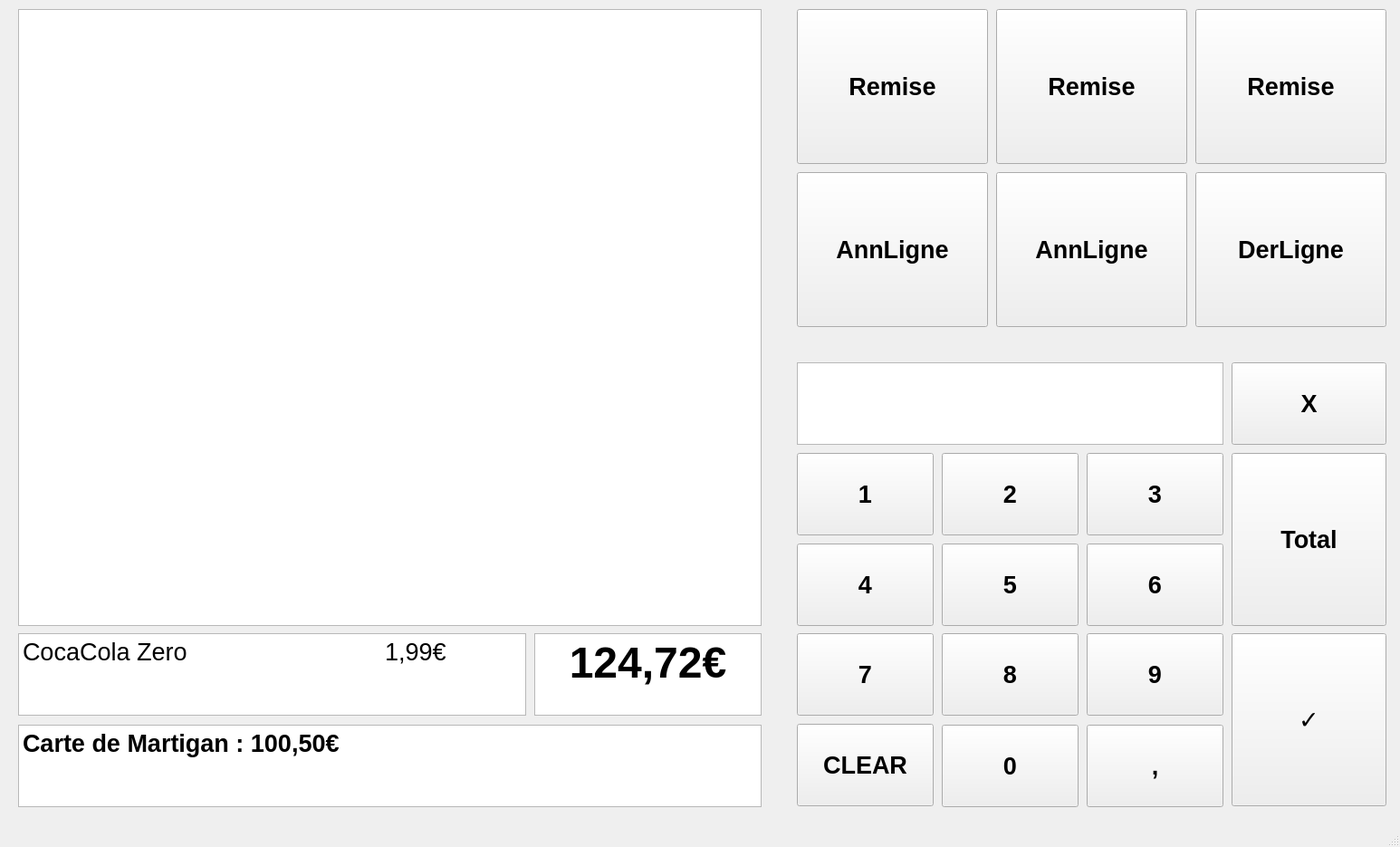
<?xml version="1.0" encoding="UTF-8"?>
<ui version="4.0">
 <class>MainWindow</class>
 <widget class="QMainWindow" name="MainWindow">
  <property name="geometry">
   <rect>
    <x>0</x>
    <y>0</y>
    <width>1546</width>
    <height>935</height>
   </rect>
  </property>
  <property name="windowTitle">
   <string>MainWindow</string>
  </property>
  <widget class="QWidget" name="centralwidget">
   <widget class="QPushButton" name="pushButton_1">
    <property name="geometry">
     <rect>
      <x>880</x>
      <y>500</y>
      <width>151</width>
      <height>91</height>
     </rect>
    </property>
    <property name="font">
     <font>
      <pointsize>20</pointsize>
      <bold>true</bold>
      <underline>false</underline>
     </font>
    </property>
    <property name="text">
     <string>1</string>
    </property>
   </widget>
   <widget class="QPushButton" name="pushButton_2">
    <property name="geometry">
     <rect>
      <x>1040</x>
      <y>500</y>
      <width>151</width>
      <height>91</height>
     </rect>
    </property>
    <property name="font">
     <font>
      <pointsize>20</pointsize>
      <bold>true</bold>
      <underline>false</underline>
     </font>
    </property>
    <property name="text">
     <string>2</string>
    </property>
   </widget>
   <widget class="QPushButton" name="pushButton_3">
    <property name="geometry">
     <rect>
      <x>1200</x>
      <y>500</y>
      <width>151</width>
      <height>91</height>
     </rect>
    </property>
    <property name="font">
     <font>
      <pointsize>20</pointsize>
      <bold>true</bold>
      <underline>false</underline>
     </font>
    </property>
    <property name="text">
     <string>3</string>
    </property>
   </widget>
   <widget class="QPushButton" name="pushButton_4">
    <property name="geometry">
     <rect>
      <x>880</x>
      <y>600</y>
      <width>151</width>
      <height>91</height>
     </rect>
    </property>
    <property name="font">
     <font>
      <pointsize>20</pointsize>
      <bold>true</bold>
      <underline>false</underline>
     </font>
    </property>
    <property name="text">
     <string>4</string>
    </property>
   </widget>
   <widget class="QPushButton" name="pushButton_5">
    <property name="geometry">
     <rect>
      <x>1040</x>
      <y>600</y>
      <width>151</width>
      <height>91</height>
     </rect>
    </property>
    <property name="font">
     <font>
      <pointsize>20</pointsize>
      <bold>true</bold>
      <underline>false</underline>
     </font>
    </property>
    <property name="text">
     <string>5</string>
    </property>
   </widget>
   <widget class="QPushButton" name="pushButton_6">
    <property name="geometry">
     <rect>
      <x>1200</x>
      <y>600</y>
      <width>151</width>
      <height>91</height>
     </rect>
    </property>
    <property name="font">
     <font>
      <pointsize>20</pointsize>
      <bold>true</bold>
      <underline>false</underline>
     </font>
    </property>
    <property name="text">
     <string>6</string>
    </property>
   </widget>
   <widget class="QPushButton" name="pushButton_7">
    <property name="geometry">
     <rect>
      <x>880</x>
      <y>699</y>
      <width>151</width>
      <height>91</height>
     </rect>
    </property>
    <property name="font">
     <font>
      <pointsize>20</pointsize>
      <bold>true</bold>
      <underline>false</underline>
     </font>
    </property>
    <property name="text">
     <string>7</string>
    </property>
   </widget>
   <widget class="QPushButton" name="pushButton_8">
    <property name="geometry">
     <rect>
      <x>1040</x>
      <y>699</y>
      <width>151</width>
      <height>91</height>
     </rect>
    </property>
    <property name="font">
     <font>
      <pointsize>20</pointsize>
      <bold>true</bold>
      <underline>false</underline>
     </font>
    </property>
    <property name="text">
     <string>8</string>
    </property>
   </widget>
   <widget class="QPushButton" name="pushButton_9">
    <property name="geometry">
     <rect>
      <x>1200</x>
      <y>699</y>
      <width>151</width>
      <height>91</height>
     </rect>
    </property>
    <property name="font">
     <font>
      <pointsize>20</pointsize>
      <italic>false</italic>
      <bold>true</bold>
      <underline>false</underline>
      <strikeout>false</strikeout>
     </font>
    </property>
    <property name="text">
     <string>9</string>
    </property>
   </widget>
   <widget class="QPushButton" name="pushButton_Valider">
    <property name="geometry">
     <rect>
      <x>1360</x>
      <y>699</y>
      <width>171</width>
      <height>191</height>
     </rect>
    </property>
    <property name="font">
     <font>
      <pointsize>20</pointsize>
      <bold>true</bold>
     </font>
    </property>
    <property name="text">
     <string>✓</string>
    </property>
   </widget>
   <widget class="QPushButton" name="pushButton_Clear">
    <property name="geometry">
     <rect>
      <x>880</x>
      <y>799</y>
      <width>151</width>
      <height>91</height>
     </rect>
    </property>
    <property name="font">
     <font>
      <pointsize>20</pointsize>
      <bold>true</bold>
      <underline>false</underline>
     </font>
    </property>
    <property name="text">
     <string>CLEAR</string>
    </property>
   </widget>
   <widget class="QPushButton" name="pushButton_Multiplier">
    <property name="geometry">
     <rect>
      <x>1360</x>
      <y>400</y>
      <width>171</width>
      <height>91</height>
     </rect>
    </property>
    <property name="font">
     <font>
      <pointsize>20</pointsize>
      <bold>true</bold>
      <underline>false</underline>
     </font>
    </property>
    <property name="text">
     <string>X</string>
    </property>
   </widget>
   <widget class="QTextBrowser" name="textBrowser_AffPrix">
    <property name="geometry">
     <rect>
      <x>590</x>
      <y>699</y>
      <width>251</width>
      <height>91</height>
     </rect>
    </property>
    <property name="font">
     <font>
      <pointsize>35</pointsize>
      <bold>false</bold>
     </font>
    </property>
    <property name="html">
     <string>&lt;!DOCTYPE HTML PUBLIC &quot;-//W3C//DTD HTML 4.0//EN&quot; &quot;http://www.w3.org/TR/REC-html40/strict.dtd&quot;&gt;
&lt;html&gt;&lt;head&gt;&lt;meta name=&quot;qrichtext&quot; content=&quot;1&quot; /&gt;&lt;meta charset=&quot;utf-8&quot; /&gt;&lt;style type=&quot;text/css&quot;&gt;
p, li { white-space: pre-wrap; }
hr { height: 1px; border-width: 0; }
li.unchecked::marker { content: &quot;\2610&quot;; }
li.checked::marker { content: &quot;\2612&quot;; }
&lt;/style&gt;&lt;/head&gt;&lt;body style=&quot; font-family:'Segoe UI'; font-size:35pt; font-weight:400; font-style:normal;&quot;&gt;
&lt;p align=&quot;center&quot; style=&quot; margin-top:0px; margin-bottom:0px; margin-left:0px; margin-right:0px; -qt-block-indent:0; text-indent:0px;&quot;&gt;&lt;span style=&quot; font-size:36pt; font-weight:700;&quot;&gt;124,72€&lt;/span&gt;&lt;/p&gt;&lt;/body&gt;&lt;/html&gt;</string>
    </property>
   </widget>
   <widget class="QTextBrowser" name="textBrowser_DerArticle">
    <property name="geometry">
     <rect>
      <x>20</x>
      <y>699</y>
      <width>561</width>
      <height>91</height>
     </rect>
    </property>
    <property name="html">
     <string>&lt;!DOCTYPE HTML PUBLIC &quot;-//W3C//DTD HTML 4.0//EN&quot; &quot;http://www.w3.org/TR/REC-html40/strict.dtd&quot;&gt;
&lt;html&gt;&lt;head&gt;&lt;meta name=&quot;qrichtext&quot; content=&quot;1&quot; /&gt;&lt;meta charset=&quot;utf-8&quot; /&gt;&lt;style type=&quot;text/css&quot;&gt;
p, li { white-space: pre-wrap; }
hr { height: 1px; border-width: 0; }
li.unchecked::marker { content: &quot;\2610&quot;; }
li.checked::marker { content: &quot;\2612&quot;; }
&lt;/style&gt;&lt;/head&gt;&lt;body style=&quot; font-family:'Segoe UI'; font-size:9pt; font-weight:400; font-style:normal;&quot;&gt;
&lt;p style=&quot; margin-top:0px; margin-bottom:0px; margin-left:0px; margin-right:0px; -qt-block-indent:0; text-indent:0px;&quot;&gt;&lt;span style=&quot; font-size:20pt;&quot;&gt;CocaCola Zero			1,99€&lt;/span&gt;&lt;/p&gt;&lt;/body&gt;&lt;/html&gt;</string>
    </property>
   </widget>
   <widget class="QTextBrowser" name="textBrowser_Carte">
    <property name="geometry">
     <rect>
      <x>20</x>
      <y>800</y>
      <width>821</width>
      <height>91</height>
     </rect>
    </property>
    <property name="html">
     <string>&lt;!DOCTYPE HTML PUBLIC &quot;-//W3C//DTD HTML 4.0//EN&quot; &quot;http://www.w3.org/TR/REC-html40/strict.dtd&quot;&gt;
&lt;html&gt;&lt;head&gt;&lt;meta name=&quot;qrichtext&quot; content=&quot;1&quot; /&gt;&lt;meta charset=&quot;utf-8&quot; /&gt;&lt;style type=&quot;text/css&quot;&gt;
p, li { white-space: pre-wrap; }
hr { height: 1px; border-width: 0; }
li.unchecked::marker { content: &quot;\2610&quot;; }
li.checked::marker { content: &quot;\2612&quot;; }
&lt;/style&gt;&lt;/head&gt;&lt;body style=&quot; font-family:'Segoe UI'; font-size:9pt; font-weight:400; font-style:normal;&quot;&gt;
&lt;p align=&quot;justify&quot; style=&quot; margin-top:0px; margin-bottom:0px; margin-left:0px; margin-right:0px; -qt-block-indent:0; text-indent:0px;&quot;&gt;&lt;span style=&quot; font-size:20pt; font-weight:700;&quot;&gt;Carte de Martigan : 100,50€&lt;/span&gt;&lt;/p&gt;&lt;/body&gt;&lt;/html&gt;</string>
    </property>
   </widget>
   <widget class="QListView" name="listView_Articles">
    <property name="geometry">
     <rect>
      <x>20</x>
      <y>10</y>
      <width>821</width>
      <height>681</height>
     </rect>
    </property>
   </widget>
   <widget class="QPushButton" name="pushButton_13">
    <property name="geometry">
     <rect>
      <x>1100</x>
      <y>190</y>
      <width>211</width>
      <height>171</height>
     </rect>
    </property>
    <property name="font">
     <font>
      <pointsize>20</pointsize>
      <bold>true</bold>
      <underline>false</underline>
     </font>
    </property>
    <property name="text">
     <string>AnnLigne</string>
    </property>
   </widget>
   <widget class="QPushButton" name="pushButton_14">
    <property name="geometry">
     <rect>
      <x>1320</x>
      <y>190</y>
      <width>211</width>
      <height>171</height>
     </rect>
    </property>
    <property name="font">
     <font>
      <pointsize>20</pointsize>
      <bold>true</bold>
      <underline>false</underline>
     </font>
    </property>
    <property name="text">
     <string>DerLigne</string>
    </property>
   </widget>
   <widget class="QPushButton" name="pushButton_15">
    <property name="geometry">
     <rect>
      <x>880</x>
      <y>190</y>
      <width>211</width>
      <height>171</height>
     </rect>
    </property>
    <property name="font">
     <font>
      <pointsize>20</pointsize>
      <bold>true</bold>
      <underline>false</underline>
     </font>
    </property>
    <property name="text">
     <string>AnnLigne</string>
    </property>
   </widget>
   <widget class="QPushButton" name="pushButton_16">
    <property name="geometry">
     <rect>
      <x>880</x>
      <y>10</y>
      <width>211</width>
      <height>171</height>
     </rect>
    </property>
    <property name="font">
     <font>
      <pointsize>20</pointsize>
      <bold>true</bold>
      <underline>false</underline>
     </font>
    </property>
    <property name="text">
     <string>Remise</string>
    </property>
   </widget>
   <widget class="QTextBrowser" name="textBrowser_EAN">
    <property name="geometry">
     <rect>
      <x>880</x>
      <y>400</y>
      <width>471</width>
      <height>91</height>
     </rect>
    </property>
    <property name="font">
     <font>
      <pointsize>20</pointsize>
     </font>
    </property>
    <property name="html">
     <string>&lt;!DOCTYPE HTML PUBLIC &quot;-//W3C//DTD HTML 4.0//EN&quot; &quot;http://www.w3.org/TR/REC-html40/strict.dtd&quot;&gt;
&lt;html&gt;&lt;head&gt;&lt;meta name=&quot;qrichtext&quot; content=&quot;1&quot; /&gt;&lt;meta charset=&quot;utf-8&quot; /&gt;&lt;style type=&quot;text/css&quot;&gt;
p, li { white-space: pre-wrap; }
hr { height: 1px; border-width: 0; }
li.unchecked::marker { content: &quot;\2610&quot;; }
li.checked::marker { content: &quot;\2612&quot;; }
&lt;/style&gt;&lt;/head&gt;&lt;body style=&quot; font-family:'Segoe UI'; font-size:20pt; font-weight:400; font-style:normal;&quot;&gt;
&lt;p style=&quot;-qt-paragraph-type:empty; margin-top:0px; margin-bottom:0px; margin-left:0px; margin-right:0px; -qt-block-indent:0; text-indent:0px;&quot;&gt;&lt;br /&gt;&lt;/p&gt;&lt;/body&gt;&lt;/html&gt;</string>
    </property>
   </widget>
   <widget class="QPushButton" name="pushButton_Total">
    <property name="geometry">
     <rect>
      <x>1360</x>
      <y>500</y>
      <width>171</width>
      <height>191</height>
     </rect>
    </property>
    <property name="font">
     <font>
      <pointsize>20</pointsize>
      <bold>true</bold>
     </font>
    </property>
    <property name="text">
     <string>Total</string>
    </property>
   </widget>
   <widget class="QPushButton" name="pushButton_18">
    <property name="geometry">
     <rect>
      <x>1100</x>
      <y>10</y>
      <width>211</width>
      <height>171</height>
     </rect>
    </property>
    <property name="font">
     <font>
      <pointsize>20</pointsize>
      <bold>true</bold>
      <underline>false</underline>
     </font>
    </property>
    <property name="text">
     <string>Remise</string>
    </property>
   </widget>
   <widget class="QPushButton" name="pushButton_19">
    <property name="geometry">
     <rect>
      <x>1320</x>
      <y>10</y>
      <width>211</width>
      <height>171</height>
     </rect>
    </property>
    <property name="font">
     <font>
      <pointsize>20</pointsize>
      <bold>true</bold>
      <underline>false</underline>
     </font>
    </property>
    <property name="text">
     <string>Remise</string>
    </property>
   </widget>
   <widget class="QPushButton" name="pushButton_0">
    <property name="geometry">
     <rect>
      <x>1040</x>
      <y>800</y>
      <width>151</width>
      <height>91</height>
     </rect>
    </property>
    <property name="font">
     <font>
      <pointsize>20</pointsize>
      <bold>true</bold>
      <underline>false</underline>
     </font>
    </property>
    <property name="text">
     <string>0</string>
    </property>
   </widget>
   <widget class="QPushButton" name="pushButton_virgule">
    <property name="geometry">
     <rect>
      <x>1200</x>
      <y>800</y>
      <width>151</width>
      <height>91</height>
     </rect>
    </property>
    <property name="font">
     <font>
      <pointsize>20</pointsize>
      <bold>true</bold>
      <underline>false</underline>
     </font>
    </property>
    <property name="text">
     <string>,</string>
    </property>
   </widget>
  </widget>
  <widget class="QMenuBar" name="menubar">
   <property name="geometry">
    <rect>
     <x>0</x>
     <y>0</y>
     <width>1546</width>
     <height>25</height>
    </rect>
   </property>
  </widget>
  <widget class="QStatusBar" name="statusbar"/>
 </widget>
 <resources/>
 <connections/>
</ui>
